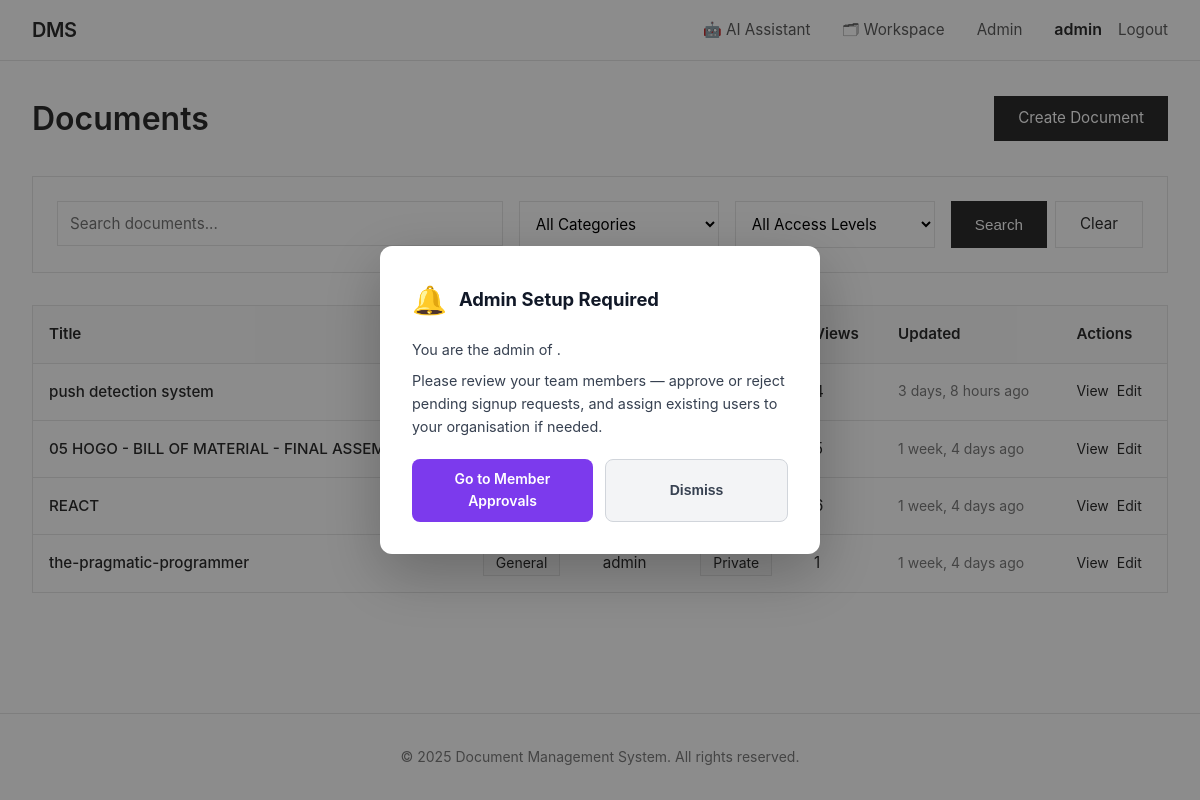
/documents/ (signed in), run on an earlier commit of the app's database.
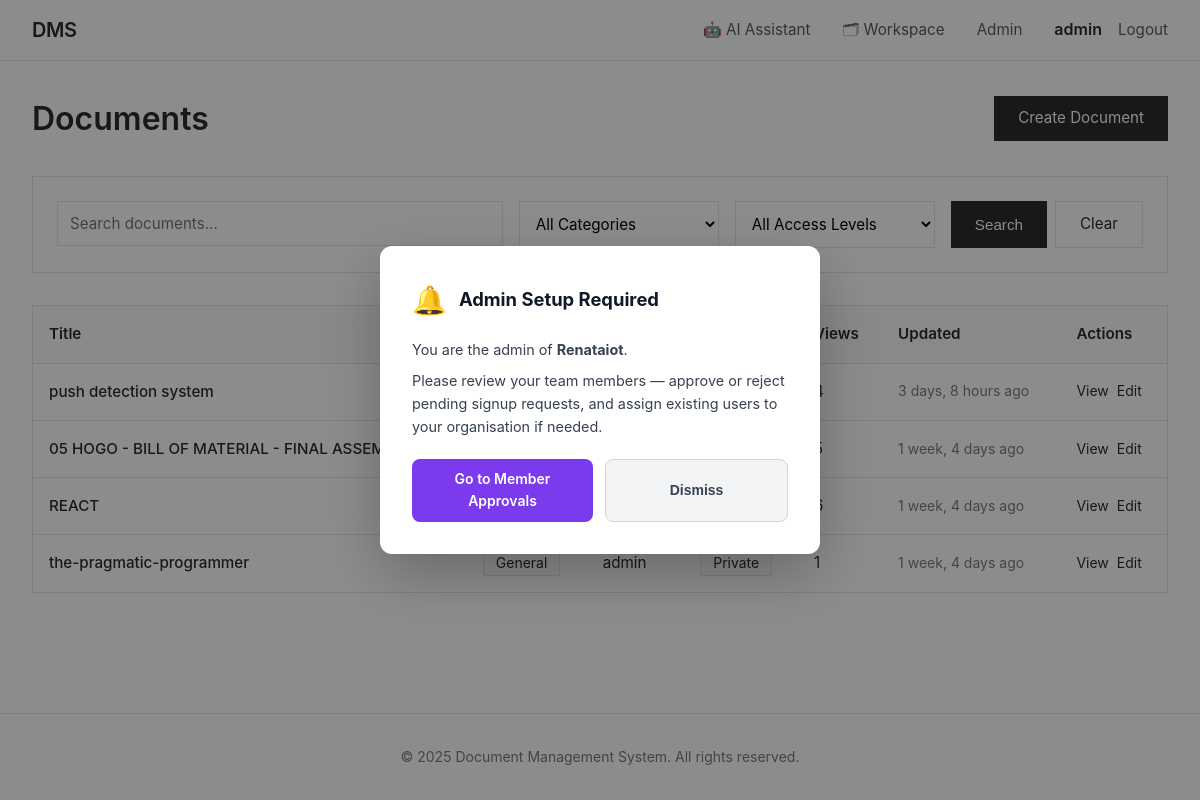
And on a later commit of the database.
### documents/models.py (models this page shows, shortened)
class User(AbstractUser):
    USER_TYPE_CHOICES = [
        ('guest', 'Guest'),
        ('user', 'Regular User'),
        ('admin', 'Admin'),
    ]
    user_type = models.CharField(max_length=10, choices=USER_TYPE_CHOICES, default='user')
    organization = models.ForeignKey(
        Organization, on_delete=models.SET_NULL, null=True, blank=True, related_name='members'
    )
    role = models.ForeignKey(Role, on_delete=models.SET_NULL, null=True, blank=True, related_name='users')
    bio = models.TextField(blank=True)
    avatar = models.ImageField(upload_to='avatars/', null=True, blank=True)
    phone = models.CharField(max_length=20, blank=True)
    department = models.CharField(max_length=100, blank=True)
    employee_code = models.CharField(max_length=100, blank=True)
    is_approved = models.BooleanField(default=False)
    created_at = models.DateTimeField(auto_now_add=True)
    updated_at = models.DateTimeField(auto_now=True)
    last_activity = models.DateTimeField(auto_now=True)
    is_active = models.BooleanField(default=True)
    class Meta:
        ordering = ['-created_at']
    def is_admin(self):
        return self.user_type == 'admin'

class Organization(models.Model):
    name = models.CharField(max_length=255)
    created_at = models.DateTimeField(auto_now_add=True)
    is_active = models.BooleanField(default=True)
    class Meta:
        ordering = ['name']

### documents/views.py (the view, shortened to what this page needs)
# urls.py: path('documents/', views.document_list_view, name='document_list'),
@login_required
def document_list_view(request):
    user = request.user
    documents = Document.objects.filter(is_deleted=False).select_related(
        'owner', 'category'
    ).prefetch_related('tags')
    search_query = request.GET.get('q', '')
    if search_query:
        documents = documents.filter(
            Q(title__icontains=search_query) |
            Q(description__icontains=search_query) |
            Q(tags__name__icontains=search_query)
        ).distinct()
    category_id = request.GET.get('category')
    if category_id:
        documents = documents.filter(category_id=category_id)
    tag_id = request.GET.get('tag')
    if tag_id:
        documents = documents.filter(tags__id=tag_id)
    access_level = request.GET.get('access_level')
    if access_level:
        documents = documents.filter(access_level=access_level)
    sort_by = request.GET.get('sort', '-updated_at')
    documents = documents.order_by(sort_by)
    paginator = Paginator(documents, 20)
    page_number = request.GET.get('page')
    page_obj = paginator.get_page(page_number)
    context = {
        'page_obj': page_obj,
        'search_query': search_query,
        'categories': Category.objects.all(),
        'tags': Tag.objects.all(),
    }
    return render(request, 'documents/document_list.html', context)

### documents/context_processors.py (called while the page is built)
def unread_notifications(request):
    if request.user.is_authenticated:
        count = Notification.objects.filter(recipient=request.user, is_read=False).count()
        return {'unread_notifications_count': count}
    return {'unread_notifications_count': 0}

### documents/templates/documents/document_list.html (shortened to what this page needs)
{% extends 'documents/base.html' %}
{% block content %}
<div class="doc-list-hdr">
    <h1 style="font-size: 2rem; font-weight: 600; color: #2c2c2c;">Documents</h1>
    <a href="{% url 'document_create' %}" class="btn">Create Document</a>
</div>
<div class="card" style="margin-bottom: 2rem;">
    <form method="get" class="doc-filter-form">
        <div class="doc-filter-search">
            <input type="text" name="q" class="form-control"
                   placeholder="Search documents..." value="{{ search_query }}">
        </div>
        <select name="category" class="form-control doc-filter-select">
            <option value="">All Categories</option>
        </select>
        <select name="access_level" class="form-control doc-filter-select">
            <option value="">All Access Levels</option>
        </select>
        <div class="doc-filter-btns">
            <button type="submit" class="btn">Search</button>
            <a href="{% url 'document_list' %}" class="btn-secondary btn">Clear</a>
        </div>
    </form>
</div>
{% if page_obj %}
    <div class="table-wrapper">
        <table>
            <thead>
                <tr>
                    <th>Title</th>
                    <th>Category</th>
                    <th>Owner</th>
                    <th>Access</th>
                    <th>Views</th>
                    <th>Updated</th>
                    <th>Actions</th>
                </tr>
            </thead>
            <tbody>
                {% for document in page_obj %}
                    <tr>
                        <td>
                            <a href="{% url 'document_detail' document.pk %}" style="color: #2c2c2c; text-decoration: none; font-weight: 500;">
                                {{ document.title }}
                            </a>
                        </td>
                        <td>
                            {% if document.category %}
                                <span style="padding: 0.25rem 0.75rem; background: #fafafa; border: 1px solid #e5e5e5; font-size: 0.875rem;">
                                    {{ document.category.name }}
                                </span>
                            {% else %}
                                <span style="color: #7c7c7c;">—</span>
                            {% endif %}
                        </td>
                        <td>{{ document.owner.username }}</td>
                        <td>
                            <span style="padding: 0.25rem 0.75rem; background: #fafafa; border: 1px solid #e5e5e5; font-size: 0.875rem;">
                                {{ document.get_access_level_display }}
                            </span>
                        </td>
                        <td>{{ document.views_count }}</td>
                        <td style="font-size: 0.875rem; color: #7c7c7c;">
                            {{ document.updated_at|timesince }} ago
                        </td>
                        <td>
                            <div style="display: flex; gap: 0.5rem;">
                                <a href="{% url 'document_detail' document.pk %}" style="color: #2c2c2c; text-decoration: none; font-size: 0.875rem;">
                                    View
                                </a>
                                {% if document.owner == user or user.is_admin %}
                                    <a href="{% url 'document_edit' document.pk %}" style="color: #2c2c2c; text-decoration: none; font-size: 0.875rem;">
                                        Edit
                                    </a>
                                {% endif %}
                            </div>
                        </td>
                    </tr>
                {% endfor %}
            </tbody>
        </table>
    </div>
{% else %}
    <div class="card">
        <p style="color: #7c7c7c; text-align: center; padding: 3rem 0;">
            No documents found. Create your first document to get started.
        </p>
    </div>
{% endif %}
{% endblock %}

### documents/templates/documents/base.html (shortened to what this page needs)
<!DOCTYPE html>
<html lang="en">
<head>
</head>
<body>
    <header class="header">
        <div class="header-content">
            <a href="{% url 'home' %}" class="logo">DMS</a>
            <nav class="nav" id="main-nav">
                {% if user.is_authenticated %}
                    <a href="{% url 'chatbot' %}"
                       class="{% if request.resolver_match.url_name == 'chatbot' %}nav-active{% endif %}">🤖 AI Assistant</a>
                    <a href="{% url 'workspace' %}"
                       class="{% if request.resolver_match.url_name == 'workspace' %}nav-active{% endif %}">🗂 Workspace</a>
                    {% if user.is_admin %}
                        <a href="{% url 'admin_users_list' %}"
                           class="{% if request.resolver_match.url_name == 'admin_users_list' %}nav-active{% endif %}">Admin</a>
                    {% endif %}
                    <div class="nav-user">
                        <span style="font-weight:600;">{{ user.username }}</span>
                        <a href="{% url 'logout' %}">Logout</a>
                    </div>
                {% endif %}
            </nav>
        </div>
    </header>
    <main class="container">
        {% block content %}{% endblock %}
    </main>
    <footer class="footer">
        <p>&copy; 2025 Document Management System. All rights reserved.</p>
    </footer>
    {% if user.is_authenticated and user.is_admin and request.session.show_admin_popup %}
    {% with pending=user.organization.members.all %}
    <div id="admin-popup-overlay" style="
        position:fixed;inset:0;background:rgba(0,0,0,.45);z-index:10000;
        display:flex;align-items:center;justify-content:center;padding:1rem;">
      <div style="
          background:#fff;border-radius:12px;padding:2rem;max-width:440px;width:100%;
          box-shadow:0 20px 60px rgba(0,0,0,.25);animation:popIn .25s ease;">
        <div style="display:flex;align-items:center;gap:.75rem;margin-bottom:1rem;">
          <span style="font-size:1.75rem;">🔔</span>
          <h2 style="margin:0;font-size:1.15rem;font-weight:700;color:#111827;">
            Admin Setup Required
          </h2>
        </div>
        <p style="color:#374151;font-size:.9rem;line-height:1.6;margin-bottom:.5rem;">
          You are the admin of <strong>{{ user.organization.name }}</strong>.
        </p>
        {% with pending_count=user.organization.members.filter %}
        <p style="color:#374151;font-size:.9rem;line-height:1.6;margin-bottom:1.25rem;">
          Please review your team members — approve or reject pending signup requests, and assign
          existing users to your organisation if needed.
        </p>
        {% endwith %}
        <div style="display:flex;gap:.75rem;flex-wrap:wrap;">
          <a href="{% url 'admin_users_list' %}?tab=pending"
             onclick="dismissPopup()"
             style="flex:1;text-align:center;padding:.6rem 1rem;background:#7c3aed;color:#fff;
                    border-radius:8px;font-weight:600;font-size:.875rem;text-decoration:none;">
            Go to Member Approvals
          </a>
          <button onclick="dismissPopup()"
                  style="flex:1;padding:.6rem 1rem;background:#f3f4f6;color:#374151;
                         border:1px solid #d1d5db;border-radius:8px;font-weight:600;
                         font-size:.875rem;cursor:pointer;">
            Dismiss
          </button>
        </div>
      </div>
    </div>
    {% endwith %}
    {% endif %}
</body>
</html>

What changed in the data, as far as the page shows it:
changed User "admin": organization.name (not shown) → "Renataiot"
